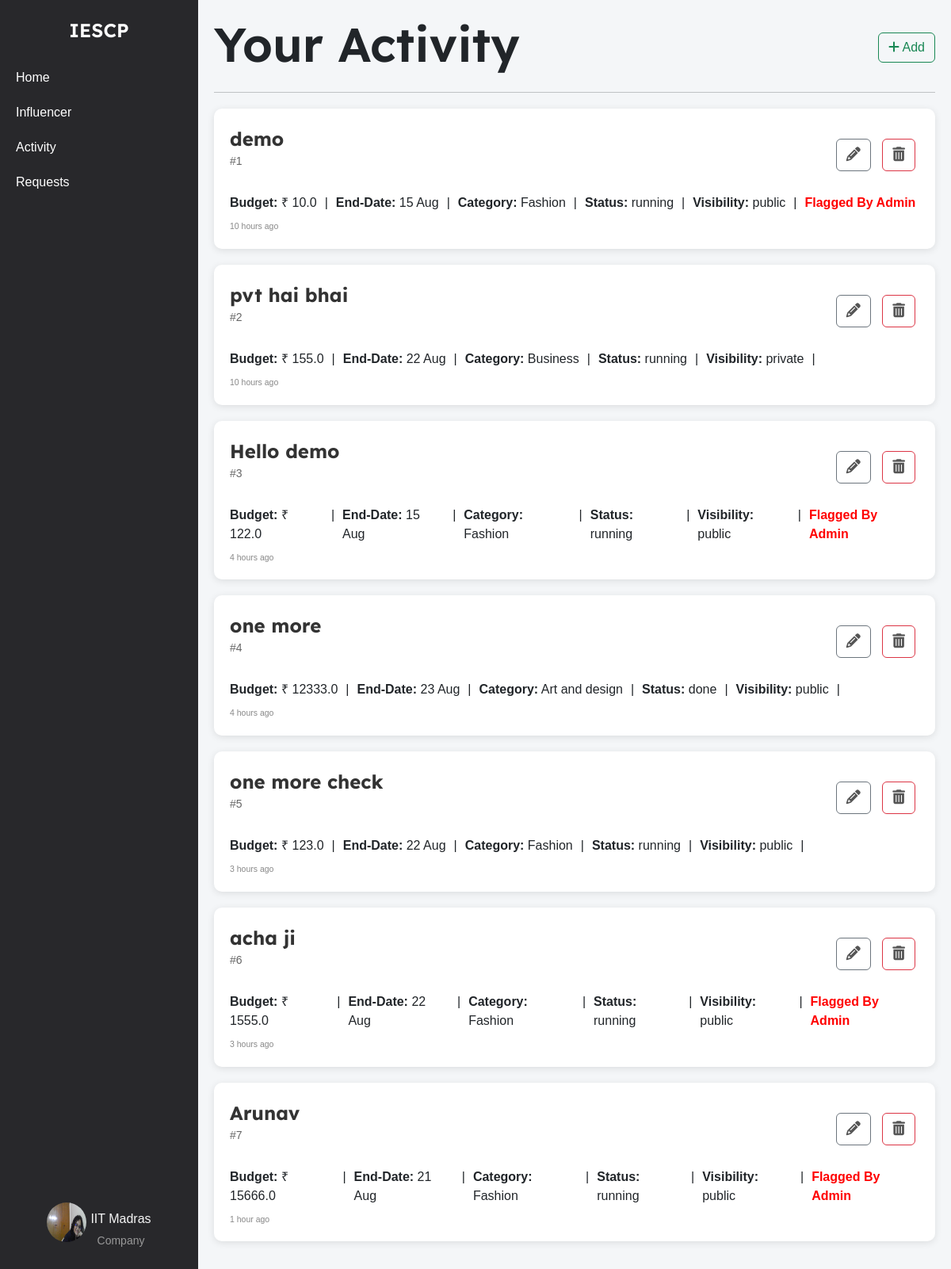
Screenshot of /company/activity (signed in) with the database file from the repository.
### models.py (models this page shows)
class Company(db.Model):
    __tablename__ = 'company'
    id = db.Column(db.Integer, primary_key=True)
    company_name = db.Column(db.String(100), nullable=False)
    username = db.Column(db.String(50), unique=True, nullable=False)
    email = db.Column(db.String(120), unique=True, nullable=False)
    password_hash = db.Column(db.String(128), nullable=False)
    phone_number = db.Column(db.String(20), nullable=False)
    address = db.Column(db.String(200), nullable=False)
    industry = db.Column(db.String(100), nullable=False)
    other_industry = db.Column(db.String(100), nullable=True)
    website = db.Column(db.String(200), nullable=False)
    description = db.Column(db.Text, nullable=False)
    social_media_link = db.Column(db.String(200), nullable=False)
    logo = db.Column(db.String(200), nullable=False)
    campaigns = db.relationship('Campaign', backref='company', lazy=True)

class Campaign(db.Model):
    __tablename__ = 'campaign'
    id = db.Column(db.Integer, primary_key=True)
    title = db.Column(db.String(200), nullable=False)
    description = db.Column(db.Text, nullable=False)
    budget = db.Column(db.Float, nullable=False)
    start_date = db.Column(db.Date, nullable=False)
    end_date = db.Column(db.Date, nullable=False)
    company_id = db.Column(db.Integer, db.ForeignKey('company.id'), nullable=False)
    admin_id = db.Column(db.Integer, db.ForeignKey('admin.id'), nullable=False, default=1)
    status = db.Column(db.String(50), nullable=False, default='pending')
    category = db.Column(db.String(255), nullable=False)
    created_at = db.Column(db.DateTime, nullable=False, default=datetime.utcnow)
    visibility = db.Column(db.String(50), nullable=False, default='public')
    influencers = db.relationship('Influencer', secondary=influencer_campaign_association, back_populates='campaigns')
    is_flag = db.Column(db.Boolean, nullable=False, default=False)
    @property
    def created_at_ist(self):
        utc_time = self.created_at.replace(tzinfo=timezone('UTC'))
        ist_time = utc_time.astimezone(timezone('Asia/Kolkata'))
        return ist_time

### company_routes.py (the view)
@app.route('/company/activity')
@company_auth_required
def company_activity():
    user = Company.query.get(session['company_id'])
    campaigns = Campaign.query.filter_by(company_id=session['company_id']).all()
    return render_template('company_activity.html', campaigns=campaigns, user=user)

### company_routes.py (called while the page is built)
def company_auth_required(func):
    @wraps(func)
    def func3(*args, **kwargs):
        if 'company_id' in session:
            return func(*args, **kwargs)
        else:
            flash("Please login first")
            return redirect(url_for('company_login'))
    return func3

### templates/company_activity.html (shortened to what this page needs)
{% extends 'layout.html' %}
{% block content %}
    <div class="container-box">
        <div class="sidebar">
            <div class="logo">IESCP</div>
            <ul>
                <li><a href="{{url_for('company_home')}}">Home</a></li>
                <li><a href="{{url_for('influencer_search')}}">Influencer</a></li>
                <li><a href="{{url_for('company_activity')}}">Activity</a></li>
                <li><a href="{{url_for('company_requests')}}">Requests</a></li>
            </ul>
            <div class="profile">
                <a href="{{ url_for('company_dashboard') }}">
                    <img src="{{ url_for('static', filename='profile_upload/company/' + user.username + '/' + user.logo) }}" alt="Profile Picture">
                    <div class="profile-name-category">
                        <span class="company_name">{{ user.company_name }}</span>
                        <span class="category">Company</span>
                    </div>
                </a>
            </div>
        </div>
        <div class="container">
            <div class="activity-heading">
                <h1>Your Activity</h1>
                <a href="{{url_for('campaign_add')}}" class="btn btn-outline-success"><i class="fa-solid fa-plus"></i> Add</a>
            </div>
            <hr>
            {% for campaign in campaigns %}
            <div class="campaign">
                <div class="campaign-main-details">
                    <div class="campaign-title">
                        <a href="{{ url_for('campaign_view', campaign_id=campaign.id) }}">{{ campaign.title }}</a>
                        <p>#{{ campaign.id }}</p>
                    </div>
                    <div class="campaign-actions">
                        <a href="{{ url_for('campaign_edit', campaign_id=campaign.id) }}" class="btn btn-outline-secondary">
                            <i class="fa fa-pencil "></i>
                        </a>
                        <a href="{{ url_for('campaign_delete', campaign_id=campaign.id) }}" class="btn btn-outline-danger">
                            <i class="fa fa-trash"></i>
                        </a>
                    </div>
                </div>
                <div class="campaign-details">
                    <div>
                        <strong>Budget:</strong> &#x20B9; {{ campaign.budget }}
                    </div> |
                    <div>
                        <strong>End-Date:</strong> {{ campaign.end_date.strftime('%d %b') }}
                    </div> |
                    <div>
                        <strong>Category:</strong> {{ campaign.category }}
                    </div> |
                    <div>
                        <strong>Status:</strong> {{ campaign.status }}
                    </div> |
                    <div>
                        <strong>Visibility:</strong> {{ campaign.visibility }}
                    </div> |
                    {% if campaign.is_flag %}
                    <div style="color: red; font-weight: bold;">
                        Flagged By Admin
                    </div>
                    {% endif %}
                </div>
                <div class="campaign-meta">
                    <small class="campaign-timestamp" data-created-at="{{ campaign.created_at_ist.isoformat() }}"></small>
                </div>
            </div>
            {% endfor %}
        </div>
    </div>
{% endblock %}

### templates/company_activity.html (style rules this page uses)
body { font-family: Arial, sans-serif; margin: 0; padding: 0; height: 100vh; background-color: #f4f6f8; overflow: hidden; }
.container-box { display: flex; width: 100%; height: 100vh; }
a { text-decoration: none; color: whitesmoke; }
.sidebar { width: 250px; background-color: #28282B; color: white; display: flex; flex-direction: column; align-items: center; padding-top: 20px; position: sticky; top: 0; height: 100vh; overflow-y: auto; }
.sidebar .logo { font-size: 24px; font-weight: bold; margin-bottom: 20px; font-family: 'Lexend Deca', sans-serif; font-weight: 600; }
.sidebar ul { list-style-type: none; padding: 0; width: 100%; }
.sidebar ul li { width: 100%; }
.sidebar ul li a { display: block; padding: 10px 20px; color: white; text-decoration: none; }
.sidebar .profile { margin-top: auto; text-align: center; padding: 10px; }
.profile .category { font-size: 14px; color: #999; margin-top: 5px; }
.sidebar .profile img { width: 50px; height: 50px; border-radius: 50%; margin-bottom: 5px; }
.profile { display: flex; flex-direction: column; align-items: center; text-align: center; padding: 10px; margin-bottom: 20px; }
.profile a { display: flex; align-items: center; text-align: center; justify-content: center; gap: 5px; }
.profile-name-category { display: flex; flex-direction: column; align-items: center; text-align: center; justify-content: center; padding-top: 13px; }
.container .activity-heading { display: flex; justify-content: space-between; align-items: center; }
.container .activity-heading h1 { font-size: 60px; font-weight: bold; font-family: 'Lexend Deca', sans-serif; font-weight: 600; }
.campaign { background-color: #ffffff; padding: 20px; border-radius: 10px; box-shadow: 0 2px 10px rgba(0, 0, 0, 0.1); margin: 20px 0; transition: transform 0.2s, box-shadow 0.2s; position: relative; }
.campaign-main-details { display: flex; justify-content: space-between; align-items: center; margin-bottom: 10px; }
.campaign-title { display: flex; flex-direction: column; }
.campaign-title a { font-size: 24px; font-weight: bold; font-family: 'Lexend Deca', sans-serif; color: #333; text-decoration: none; }
.campaign-title p { font-size: 14px; color: #555; }
.campaign-actions a { margin: 0 5px; font-size: 18px; color: #555; }
.campaign-actions { position: relative; }
.campaign-details { display: flex; gap: 10px; margin-bottom: 10px; }
.campaign p { font-size: 14px; color: #666; margin-bottom: 20px; }
.campaign-meta { display: flex; justify-content: space-between; font-size: 12px; color: #888; }
.container { flex: 1; padding: 20px; overflow-y: auto; }

### rows the page displays
Company: username+logo (picture), company_name "IIT Madras"
Campaign: title "demo", id "1", budget "10.0", end_date "15 Aug", category "Fashion", status "running", visibility "public", is_flag "Flagged By Admin"
Campaign: title "pvt hai bhai", id "2", budget "155.0", end_date "22 Aug", category "Business", status "running", visibility "private"
Campaign: title "Hello demo", id "3", budget "122.0", end_date "15 Aug", category "Fashion", status "running", visibility "public", is_flag "Flagged By Admin"
Campaign: title "one more", id "4", budget "12333.0", end_date "23 Aug", category "Art and design", status "done", visibility "public"
Campaign: title "one more check", id "5", budget "123.0", end_date "22 Aug", category "Fashion", status "running", visibility "public"
Campaign: title "acha ji", id "6", budget "1555.0", end_date "22 Aug", category "Fashion", status "running", visibility "public", is_flag "Flagged By Admin"
Campaign: title "Arunav", id "7", budget "15666.0", end_date "21 Aug", category "Fashion", status "running", visibility "public", is_flag "Flagged By Admin"
